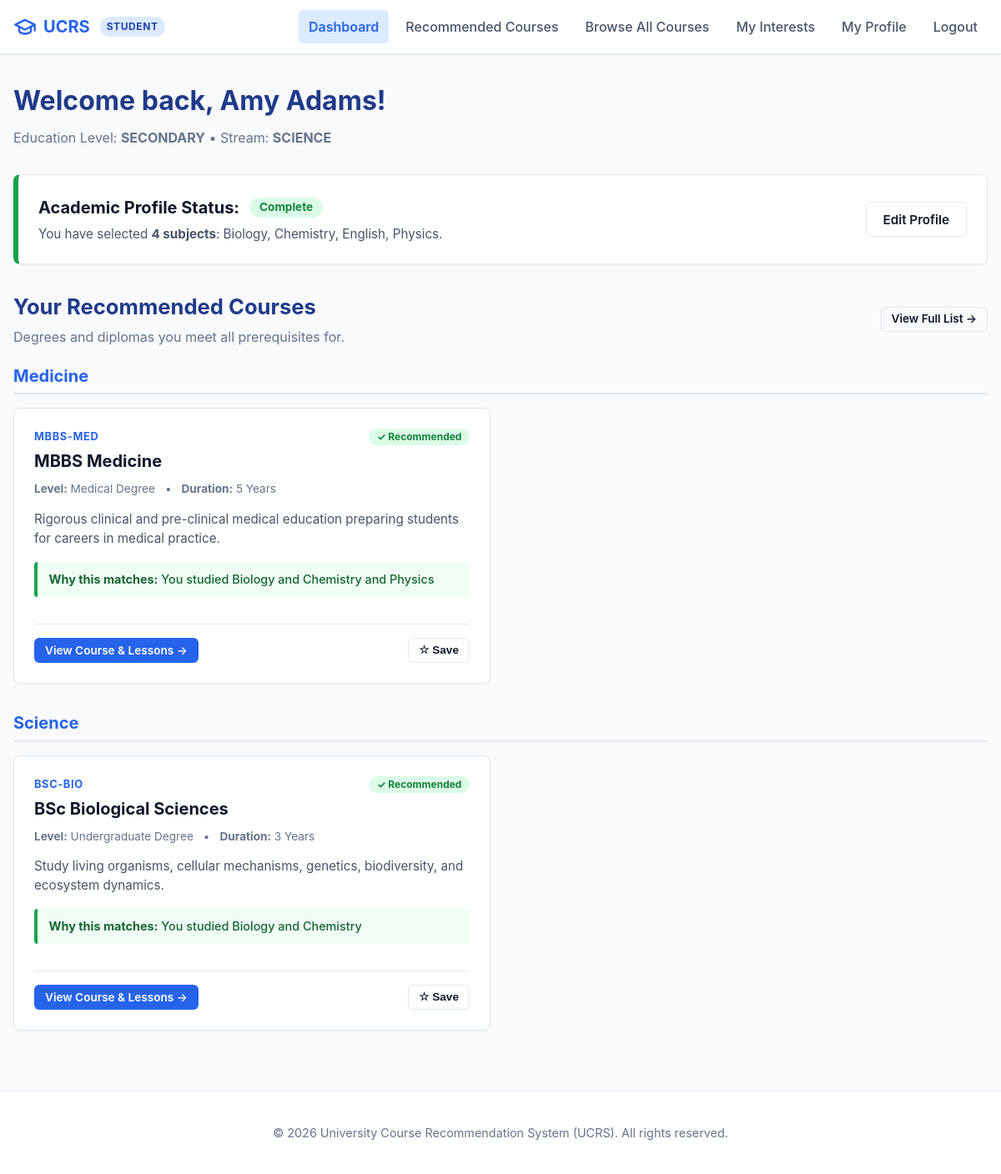
The page /student/dashboard.php (signed in) on the database its author committed.
### tables this page shows
CREATE TABLE IF NOT EXISTS users (
    id INT AUTO_INCREMENT PRIMARY KEY,
    full_name VARCHAR(100) NOT NULL,
    email VARCHAR(150) NOT NULL UNIQUE,
    password_hash VARCHAR(255) NOT NULL,
    role ENUM('STUDENT', 'ADMIN') NOT NULL DEFAULT 'STUDENT',
    education_level ENUM('SECONDARY', 'TERTIARY') NULL,
    is_active TINYINT(1) NOT NULL DEFAULT 1,
    failed_logins INT NOT NULL DEFAULT 0,
    locked_until DATETIME NULL,
    created_at TIMESTAMP DEFAULT CURRENT_TIMESTAMP
);

CREATE TABLE IF NOT EXISTS student_profiles (
    user_id INT PRIMARY KEY,
    stream ENUM('SCIENCE', 'BUSINESS', 'ARTS', 'OTHER') NULL,
    program_id INT NULL,
    program_status ENUM('CURRENT', 'COMPLETED') NULL,
    updated_at TIMESTAMP DEFAULT CURRENT_TIMESTAMP ON UPDATE CURRENT_TIMESTAMP,
    FOREIGN KEY (user_id) REFERENCES users(id) ON DELETE CASCADE,
    FOREIGN KEY (program_id) REFERENCES programs(id) ON DELETE SET NULL
);

CREATE TABLE IF NOT EXISTS courses (
    id INT AUTO_INCREMENT PRIMARY KEY,
    category_id INT NOT NULL,
    code VARCHAR(20) NOT NULL UNIQUE,
    name VARCHAR(150) NOT NULL,
    description TEXT,
    level VARCHAR(50),
    duration VARCHAR(50),
    is_active TINYINT(1) NOT NULL DEFAULT 1,
    FOREIGN KEY (category_id) REFERENCES categories(id) ON DELETE RESTRICT
);

### includes/config.php (called while the page is built, shortened)
<?php
function app_url(string $path = ''): string {
    static $base = null;
    if ($base === null) {
        $docRoot = isset($_SERVER['DOCUMENT_ROOT']) ? str_replace('\\', '/', realpath($_SERVER['DOCUMENT_ROOT'])) : '';
        $appRoot = str_replace('\\', '/', realpath(APP_ROOT));
        if ($docRoot && str_starts_with($appRoot, $docRoot)) {
            $base = substr($appRoot, strlen($docRoot));
        } else {
            $script = str_replace('\\', '/', $_SERVER['SCRIPT_NAME'] ?? '');
            $parts = explode('/', trim($script, '/'));
            $base = !empty($parts) && $parts[0] !== 'index.php' ? '/' . $parts[0] : '';
        }
        $base = rtrim($base, '/');
    }
    $path = ltrim($path, '/');
    return ($base ? $base : '') . ($path !== '' ? '/' . $path : '');
}
function e(?string $value): string {
    return htmlspecialchars($value ?? '', ENT_QUOTES, 'UTF-8');
}

### includes/eligibility.php (called while the page is built, shortened)
<?php
require_once __DIR__ . '/config.php';
function check_profile_completeness(PDO $pdo, int $userId): array {
    $stmt = $pdo->prepare("SELECT id, full_name, email, education_level FROM users WHERE id = ?");
    $stmt->execute([$userId]);
    $user = $stmt->fetch();
    $educationLevel = $user['education_level'];
    $missing = [];
    if ($educationLevel === 'SECONDARY') {
        $stmtSettings = $pdo->query("SELECT setting_value FROM settings WHERE setting_key = 'min_subjects'");
        $minSubjects = (int)($stmtSettings->fetchColumn() ?: 3);
        $stmtSubs = $pdo->prepare("SELECT COUNT(*) FROM student_subjects WHERE user_id = ?");
        $stmtSubs->execute([$userId]);
        $subjectCount = (int)$stmtSubs->fetchColumn();
    }
    return [
        'is_complete' => empty($missing),
        'education_level' => $educationLevel,
        'missing_items' => $missing
    ];
}
function get_student_qualification_items(PDO $pdo, int $userId, string $educationLevel): array {
    if ($educationLevel === 'SECONDARY') {
        $stmt = $pdo->prepare("SELECT subject_id FROM student_subjects WHERE user_id = ?");
        $stmt->execute([$userId]);
        return array_map('intval', $stmt->fetchAll(PDO::FETCH_COLUMN));
    } elseif ($educationLevel === 'TERTIARY') {
        $stmt = $pdo->prepare("SELECT program_id FROM student_profiles WHERE user_id = ? AND program_status IN ('CURRENT', 'COMPLETED')");
        $stmt->execute([$userId]);
        $progId = $stmt->fetchColumn();
        return $progId ? [(int)$progId] : [];
    }
    return [];
}
function get_course_rules_by_group(PDO $pdo, int $courseId, string $educationLevel): array {
    if ($educationLevel === 'SECONDARY') {
        $stmt = $pdo->prepare("
            SELECT cr.group_no, cr.subject_id AS item_id, s.name AS item_name
            FROM course_requirements cr
            JOIN subjects s ON cr.subject_id = s.id
            WHERE cr.course_id = ? AND cr.applies_to = 'SECONDARY' AND s.is_active = 1
            ORDER BY cr.group_no ASC, s.name ASC
        ");
    }
    $stmt->execute([$courseId]);
    $rows = $stmt->fetchAll();
    $groups = [];
    foreach ($rows as $row) {
        $gNo = (int)$row['group_no'];
        if (!isset($groups[$gNo])) {
            $groups[$gNo] = [
                'ids' => [],
                'names' => []
            ];
        }
        $groups[$gNo]['ids'][] = (int)$row['item_id'];
        $groups[$gNo]['names'][] = $row['item_name'];
    }
    return $groups;
}
function evaluate_course_for_student(PDO $pdo, array $course, int $userId, string $educationLevel, array $studentItems): array {
    $courseId = (int)$course['id'];
    $groups = get_course_rules_by_group($pdo, $courseId, $educationLevel);
    $allPassed = true;
    $matchedItems = [];
    $unmetGroups = [];
    foreach ($groups as $groupNo => $gData) {
        $intersect = array_intersect($studentItems, $gData['ids']);
        if (count($intersect) > 0) {
            foreach ($intersect as $matchedId) {
                $idx = array_search($matchedId, $gData['ids']);
                if ($idx !== false && isset($gData['names'][$idx])) {
                    $matchedItems[] = $gData['names'][$idx];
                }
            }
        } else {
            $allPassed = false;
            $unmetGroups[] = implode(' or ', $gData['names']);
        }
    }
    $matchedItems = array_values(array_unique($matchedItems));
    $matchedCount = count($matchedItems);
    if ($allPassed) {
        $reason = '';
        if ($educationLevel === 'SECONDARY') {
            $reason = 'You studied ' . implode(' and ', $matchedItems);
        } else {
            $reason = 'Your program is ' . implode(' / ', $matchedItems);
        }
        return [
            'is_eligible' => true,
            'reason' => $reason,
            'matched_count' => $matchedCount,
            'has_rules' => true,
            'missing_description' => ''
        ];
    } else {
        $missingDesc = 'Needs ' . implode('; and ', $unmetGroups);
        return [
            'is_eligible' => false,
            'reason' => '',
            'matched_count' => $matchedCount,
            'has_rules' => true,
            'missing_description' => $missingDesc
        ];
    }
}
function get_student_recommendations(PDO $pdo, int $userId): array {
    $completeness = check_profile_completeness($pdo, $userId);
    $educationLevel = $completeness['education_level'];
    $studentItems = get_student_qualification_items($pdo, $userId, $educationLevel);
    $stmt = $pdo->query("
        SELECT c.*, cat.name AS category_name, cat.id AS category_id
        FROM courses c
        JOIN categories cat ON c.category_id = cat.id
        WHERE c.is_active = 1 AND cat.is_active = 1
        ORDER BY cat.name ASC, c.name ASC
    ");
    $courses = $stmt->fetchAll();
    $eligibleCourses = [];
    foreach ($courses as $course) {
        $eval = evaluate_course_for_student($pdo, $course, $userId, $educationLevel, $studentItems);
        if ($eval['is_eligible']) {
            $course['match_reason'] = $eval['reason'];
            $course['matched_count'] = $eval['matched_count'];
            $eligibleCourses[] = $course;
        }
    }
    $grouped = [];
    foreach ($eligibleCourses as $c) {
        $cat = $c['category_name'];
        if (!isset($grouped[$cat])) {
            $grouped[$cat] = [];
        }
        $grouped[$cat][] = $c;
    }
    return [
        'status' => 'success',
        'missing' => [],
        'grouped_courses' => $grouped
    ];
}

### student/dashboard.php (the view, shortened to what this page needs)
<?php
require_once __DIR__ . '/../includes/config.php';
require_once __DIR__ . '/../includes/auth.php';
require_once __DIR__ . '/../includes/eligibility.php';
$pdo = get_db();
$userId = (int)$_SESSION['user_id'];
$completeness = check_profile_completeness($pdo, $userId);
$isComplete = $completeness['is_complete'];
$educationLevel = $completeness['education_level'];
$studentProfile = null;
$chosenSubjects = [];
if ($educationLevel === 'SECONDARY') {
    $stmtSubs = $pdo->prepare("
        SELECT s.name
        FROM student_subjects ss
        JOIN subjects s ON ss.subject_id = s.id
        WHERE ss.user_id = ?
        ORDER BY s.name ASC
    ");
    $stmtSubs->execute([$userId]);
    $chosenSubjects = $stmtSubs->fetchAll(PDO::FETCH_COLUMN);
    $stmtProf = $pdo->prepare("SELECT stream FROM student_profiles WHERE user_id = ?");
    $stmtProf->execute([$userId]);
    $studentProfile = $stmtProf->fetch();
}
$recommendations = get_student_recommendations($pdo, $userId);
require_once __DIR__ . '/../includes/header.php';
?>
<div style="margin-bottom: 2rem;">
    <h1 style="font-size: 2rem; margin: 0 0 0.5rem; color: #1e3a8a;">
        Welcome back, <?= e($_SESSION['user_name']) ?>!
    </h1>
    <p style="color: var(--text-muted); margin: 0;">
        Education Level: <strong><?= e($educationLevel ?: 'Not set') ?></strong>
        <?php if ($educationLevel === 'SECONDARY' && !empty($studentProfile['stream'])): ?>
            &bull; Stream: <strong><?= e($studentProfile['stream']) ?></strong>
        <?php endif; ?>
    </p>
</div>
<div class="card" style="margin-bottom: 2rem; border-left: 6px solid <?= $isComplete ? 'var(--success)' : 'var(--danger)' ?>;">
    <div style="display: flex; justify-content: space-between; align-items: center; flex-wrap: wrap; gap: 1rem;">
        <div>
            <div style="display: flex; align-items: center; gap: 0.75rem; margin-bottom: 0.35rem;">
                <h2 style="font-size: 1.25rem; margin: 0;">Academic Profile Status:</h2>
                <?php if ($isComplete): ?>
                    <span class="badge badge-success" style="font-size: 0.85rem; padding: 0.35rem 0.75rem;">Complete</span>
                <?php else: ?>
                    <span class="badge badge-danger" style="font-size: 0.85rem; padding: 0.35rem 0.75rem;">Incomplete</span>
                <?php endif; ?>
            </div>
            <?php if ($isComplete): ?>
                <p style="color: var(--secondary); margin: 0; font-size: 0.95rem;">
                    <?php if ($educationLevel === 'SECONDARY'): ?>
                        You have selected <strong><?= count($chosenSubjects) ?> subjects</strong>: <?= e(implode(', ', $chosenSubjects)) ?>.
                    <?php elseif ($educationLevel === 'TERTIARY'): ?>
                        Enrolled Program: <strong><?= e($studentProfile['program_name'] ?? 'N/A') ?></strong> (<?= e($studentProfile['program_status'] ?? 'N/A') ?>).
                    <?php endif; ?>
                </p>
            <?php endif; ?>
        </div>
        <div>
            <a href="<?= e(app_url('student/profile.php')) ?>" class="btn <?= $isComplete ? 'btn-outline' : 'btn-primary' ?>">
                <?= $isComplete ? 'Edit Profile' : 'Complete Your Profile &rarr;' ?>
            </a>
        </div>
    </div>
</div>
<section style="margin-bottom: 2.5rem;">
    <div style="display: flex; justify-content: space-between; align-items: center; margin-bottom: 1.25rem; flex-wrap: wrap; gap: 0.5rem;">
        <div>
            <h2 style="font-size: 1.6rem; margin: 0; color: #1e3a8a;">Your Recommended Courses</h2>
            <p style="color: var(--text-muted); margin: 0.25rem 0 0;">Degrees and diplomas you meet all prerequisites for.</p>
        </div>
        <?php if ($isComplete && $recommendations['status'] === 'success'): ?>
            <a href="<?= e(app_url('student/recommended.php')) ?>" class="btn btn-outline btn-sm">View Full List &rarr;</a>
        <?php endif; ?>
    </div>
    <?php if (!$isComplete): ?>
        <div class="card" style="text-align: center; padding: 2.5rem 1.5rem; background: #fffaf0; border-color: #feebc8;">
            <div style="font-size: 2.5rem; margin-bottom: 0.5rem; color: #dd6b20;">&#9888;</div>
            <h3 style="margin-top: 0; color: #9c4221;">Recommendations Blocked</h3>
            <p style="max-width: 550px; margin: 0 auto 1.5rem; color: #7b341e;">
                To view which university courses you qualify for, please complete your academic profile by selecting your subjects or study program.
            </p>
            <a href="<?= e(app_url('student/profile.php')) ?>" class="btn btn-warning">Complete Profile Now</a>
        </div>
    <?php else: ?>
        <?php foreach ($recommendations['grouped_courses'] as $categoryName => $courses): ?>
            <div style="margin-bottom: 2rem;">
                <h3 style="font-size: 1.25rem; color: var(--primary); border-bottom: 2px solid #e2e8f0; padding-bottom: 0.35rem; margin-bottom: 1rem;">
                    <?= e($categoryName) ?>
                </h3>
                <div class="grid-2">
                    <?php foreach ($courses as $c): ?>
                        <div class="course-card">
                            <div class="course-card-top">
                                <div style="display: flex; justify-content: space-between; align-items: flex-start;">
                                    <span class="course-code"><?= e($c['code']) ?></span>
                                    <span class="badge badge-success">&#10003; Recommended</span>
                                </div>
                                <h4 class="course-title"><?= e($c['name']) ?></h4>
                                <div class="course-meta">
                                    <span><strong>Level:</strong> <?= e($c['level']) ?></span>
                                    <span>&bull;</span>
                                    <span><strong>Duration:</strong> <?= e($c['duration']) ?></span>
                                </div>
                                <p class="course-desc"><?= e($c['description']) ?></p>
                                <div class="match-reason-box">
                                    <strong>Why this matches:</strong> <?= e($c['match_reason']) ?>
                                </div>
                            </div>
                            <div style="display: flex; justify-content: space-between; align-items: center; border-top: 1px solid var(--border-color); padding-top: 1rem; margin-top: auto;">
                                <a href="<?= e(app_url('student/course.php?id=' . $c['id'])) ?>" class="btn btn-primary btn-sm">
                                    View Course & Lessons &rarr;
                                </a>
                                <form method="POST" action="<?= e(app_url('student/interests.php')) ?>" style="margin: 0;">
                                    <button type="submit" class="btn btn-outline btn-sm" title="Save to My Interests">
                                        &#9734; Save
                                    </button>
                                </form>
                            </div>
                        </div>
                    <?php endforeach; ?>
                </div>
            </div>
        <?php endforeach; ?>
    <?php endif; ?>
</section>
<?php require_once __DIR__ . '/../includes/footer.php'; ?>

### rows shown on the page
users: education_level "SECONDARY"
student_profiles: stream "SCIENCE"
courses: code "MBBS-MED", name "MBBS Medicine", level "Medical Degree", duration "5 Years", description "Rigorous clinical and pre-clinical medical education preparing students for careers in medical practice.", match_reason "You studied Biology and Chemistry and Physics"
courses: code "BSC-BIO", name "BSc Biological Sciences", level "Undergraduate Degree", duration "3 Years", description "Study living organisms, cellular mechanisms, genetics, biodiversity, and ecosystem dynamics.", match_reason "You studied Biology and Chemistry"

### other values the page prints
$userRole "STUDENT"
$_SESSION['user_name'] "Amy Adams"
count($chosenSubjects) "4"
implode(', ', $chosenSubjects) "Biology, Chemistry, English, Physics"
$categoryName "Medicine"
$categoryName "Science"
